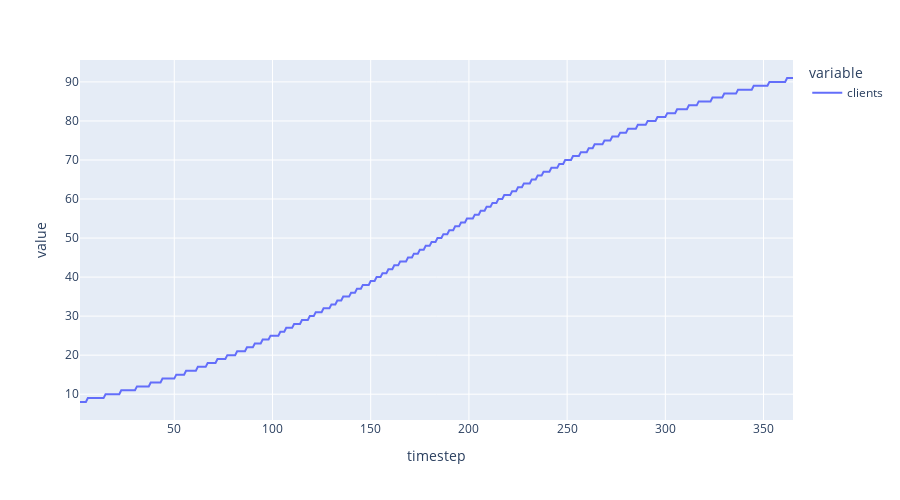

The notebook cell this image was saved under:
### Markdown cell above
# 7. Plot data

### Code cell
pd.options.plotting.backend = "plotly"

# plot some base scenario
#fig_df = df.query('avg_client_allocation == 10')
fig_df = df

fig_df.plot(
    kind='line',
    x='timestep',
    y=['clients'],
    height=500,
    animation_frame='client_acquisition_rate_coeff'
)

### Figure 1 — Plotly figure (JSON) as saved in the notebook; plotly's stock layout.template omitted (floating-point values rounded to 4 significant figures; data arrays with more than 128 entries replaced by an {"elided": "..."} marker saying what was removed)
{"data": [{"hovertemplate": "variable=clients<br>client_acquisition_rate_coeff=0.013<br>timestep=%{x}<br>value=%{y}<extra></extra>", "legendgroup": "clients", "line": {"color": "#636efa", "dash": "solid"}, "mode": "lines", "name": "clients", "orientation": "v", "showlegend": true, "type": "scatter", "x": {"elided": "364 int values"}, "xaxis": "x", "y": {"elided": "364 int values"}, "yaxis": "y"}], "layout": {"height": 500, "legend": {"title": {"text": "variable"}, "tracegroupgap": 0}, "margin": {"t": 60}, "xaxis": {"anchor": "y", "domain": [0, 1], "title": {"text": "timestep"}}, "yaxis": {"anchor": "x", "domain": [0, 1], "title": {"text": "value"}}}}
